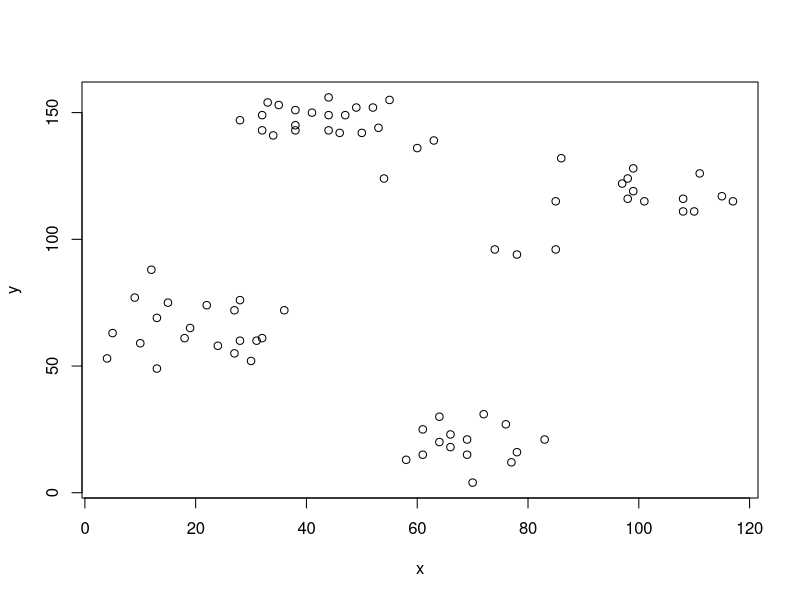
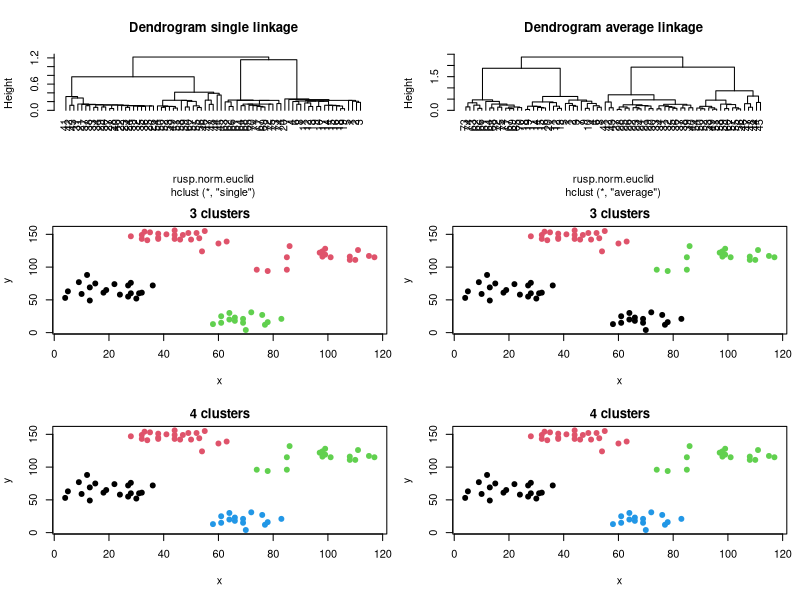
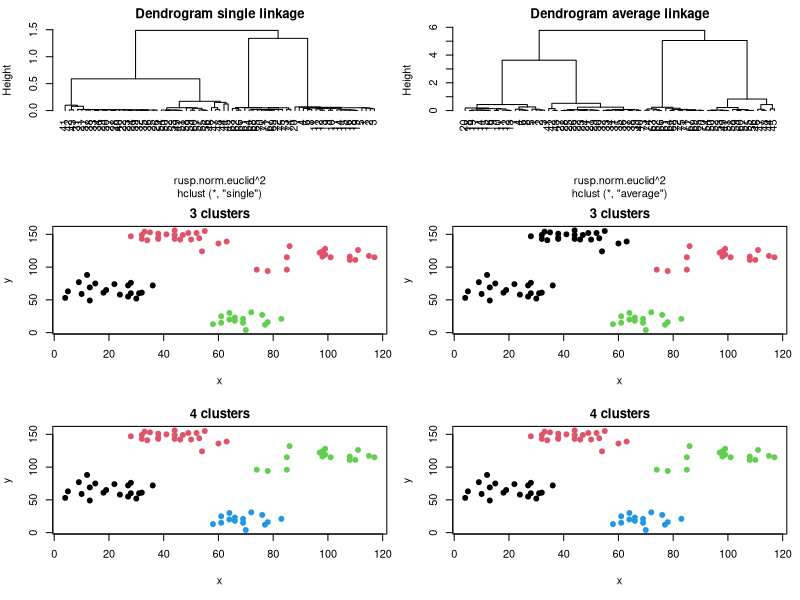

These figures' R source, in order:
## ---- chunk 1
if (! exists("solution")) {
  solution = FALSE
}
## ---- chunk 2
cat("__Solution__:")
## ---- chunk 3
# a)
##########
library(cluster)
data(ruspini)

plot(ruspini)

rusp.norm = scale(ruspini)
rusp.norm.euclid = dist(rusp.norm, method = "euclidean")
## ---- chunk 4
# b)
##########
par(mfrow = c(3, 2))
cl.sin = hclust(rusp.norm.euclid, method = "single")
cl.ave = hclust(rusp.norm.euclid, method = "average")
plot(cl.sin, hang = -1, main = "Dendrogram single linkage")
plot(cl.ave, hang = -1, main = "Dendrogram average linkage")

# c)
##########
par(mar = c(5,4,2,1))
mycluster = function(data, cluster, K, ...) {
  col = cutree(cluster, k = K)
  plot(data, col = col, pch = 19, main = paste(K, "clusters"), ...)
}

mycluster(ruspini, cl.sin, K = 3)
mycluster(ruspini, cl.ave, K = 3)

mycluster(ruspini, cl.sin, K = 4)
mycluster(ruspini, cl.ave, K = 4)

# d)
##########
cl.sin = hclust(rusp.norm.euclid^2, method = "single")
cl.ave = hclust(rusp.norm.euclid^2, method = "average")

# Using a monotone increasing transformation of the distances for
# average linkage results in different clusters (but not in single linkage).
plot(cl.sin, hang = -1, main = "Dendrogram single linkage")
plot(cl.ave, hang = -1, main = "Dendrogram average linkage")
mycluster(ruspini, cl.sin, K = 3)
mycluster(ruspini, cl.ave, K = 3)
mycluster(ruspini, cl.sin, K = 4)
mycluster(ruspini, cl.ave, K = 4)
